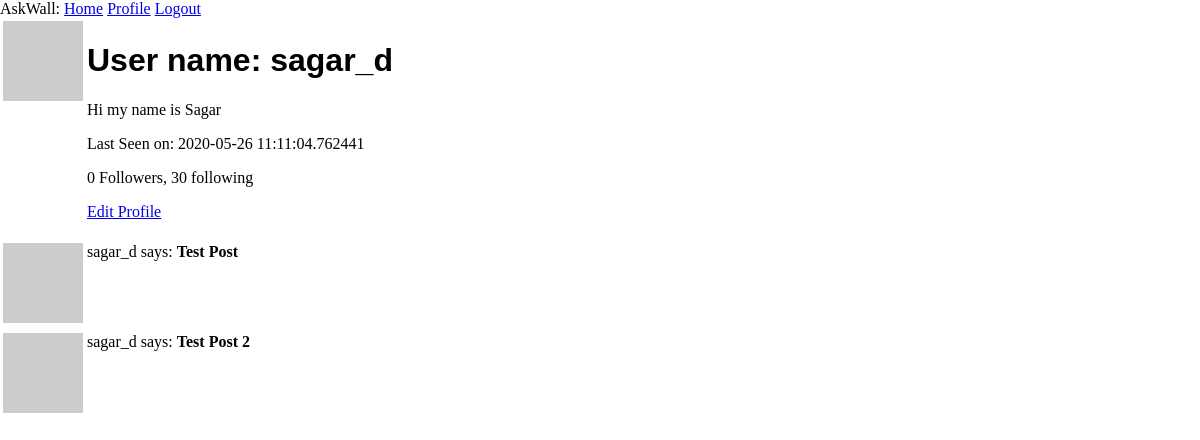
Before: /user/sagar_d (signed in) with the older database file.
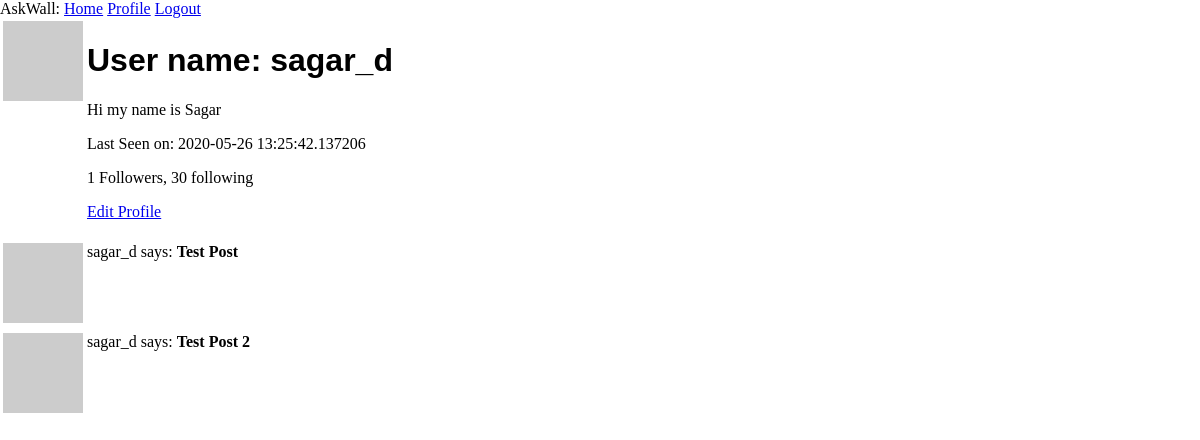
After: the same page with the newer database file.
### app/models.py (models this page shows, shortened)
class User(UserMixin, db.Model):
	id = db.Column(db.Integer, primary_key= True)
	username = db.Column(db.String(64), index = True)
	email = db.Column(db.String(120), index = True)
	password_hash = db.Column(db.String(128))
	posts = db.relationship('Post', backref='author', lazy='dynamic')
	about_me = db.Column(db.String(150))
	last_seen = db.Column(db.DateTime, default=datetime.utcnow)
	followed = db.relationship(
		'User', secondary=followers,
		primaryjoin = (followers.c.follower_id == id),
		secondaryjoin = (followers.c.followed_id == id),
		backref = db.backref('followers', lazy='dynamic'), lazy ='dynamic')
	def avatar(self, size):
		digest = md5(self.email.lower().encode('utf-8')).hexdigest()
		return 'http://www.gravatar.com/avatar/{}?d=identicon&s={}'.format(digest, size)

### app/routes.py (the view)
@app.route('/user/<username>')
@login_required
def user(username):
	user = User.query.filter_by(username=username).first_or_404()
	posts = [
		{'author': user, 'body':'Test Post'},
		{'author': user, 'body':'Test Post 2'}
	]
	return render_template('user.html', user=user, posts=posts)

### app/models.py (called while the page is built)
@login.user_loader
def load_user(id):
	return User.query.get(int(id))

### app/routes.py (called while the page is built)
@app.before_request
def before_request():
	if current_user.is_authenticated:
		current_user.last_seen = datetime.utcnow()
		db.session.commit()

### app/templates/user.html
{% extends "base.html" %}
{% block content %}
	<table>
		<tr valign="top">
			<td><img src="{{ user.avatar(128) }}"></td>
			<td>
				<h1> User name: {{ user.username }}</h1>
				{% if user.about_me %}
					<p> {{ user.about_me }}</p>
				{% endif %}
				{% if user.last_seen %}
					<p>Last Seen on: {{ user.last_seen }}</p>
				{% endif %}
				<p> {{user.followers.count() }} Followers, {{ user.followed.count() }} following</p>
				{% if user == current_user %}
					<p><a href="{{ url_for('edit_profile') }}">Edit Profile</a></p>
				{% elif current_user.is_following(user) %}
				<p><a href="{{ url_for('unfollow', username= user.username) }}">UnFoollow</a></p>
				{% elif not current_user.is_following(user) %}
				<p><a href="{{ url_for('follow', username= user.username) }}">Foollow</a></p>
				{% endif %}
			</td>
		</tr>
	</table>
	{% for post in posts %}
		{% include "_post.html" %}
	{% endfor %}
{% endblock %}

### app/templates/base.html (shortened to what this page needs)
<!DOCTYPE html>
<html>
<head>
	<link rel="stylesheet" type="text/css" href="{{url_for('static', filename='style.css')}}">
</head>
<body>
	<div>AskWall:
		<a href="{{ url_for('index') }}">Home</a>
		{% if current_user.is_anonymous %}
			<a href="{{ url_for('login') }}">Login</a>
		{% else %}
			<a href="{{ url_for('user', username=current_user.username) }}">Profile</a>
			<a href="{{ url_for('logout') }}">Logout</a>
		{% endif %}
	</div>
	{% block content %} {% endblock %}
</body>
</html>

### app/templates/_post.html
<table>
	<tr valign="top">
		<td><img src="{{ user.avatar(36) }}"></td>
		<td>{{ post.author.username }} says: <b> {{ post.body }} </b></td>
	</tr>
</table>

### app/static/style.css (style rules this page uses)
body, html { margin: 0; padding: 0; }
h1 { font-family: sans-serif; }

Changed rows visible on the page:
changed User "sagar_d": last_seen "2020-05-26 11:11:04.762441" → "2020-05-26 13:25:42.137206"
Other visible differences:
{{ user.followers.count() }}: "0" → "1"
